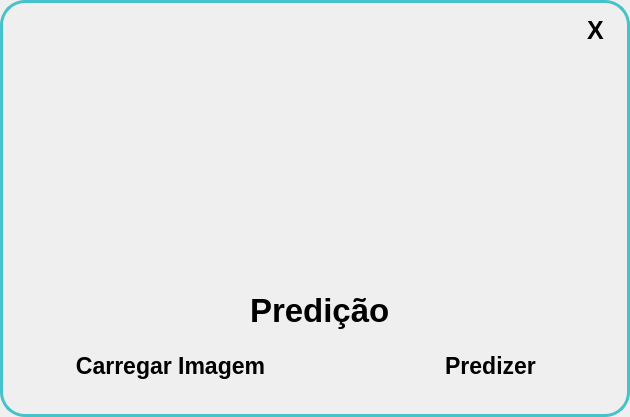
<?xml version="1.0" encoding="UTF-8"?>
<ui version="4.0">
 <class>MainWindow</class>
 <widget class="QMainWindow" name="MainWindow">
  <property name="geometry">
   <rect>
    <x>0</x>
    <y>0</y>
    <width>630</width>
    <height>417</height>
   </rect>
  </property>
  <property name="font">
   <font>
    <pointsize>9</pointsize>
   </font>
  </property>
  <property name="windowTitle">
   <string>MainWindow</string>
  </property>
  <property name="windowOpacity">
   <double>1.000000000000000</double>
  </property>
  <property name="styleSheet">
   <string notr="true"/>
  </property>
  <widget class="QWidget" name="centralwidget">
   <property name="styleSheet">
    <string notr="true">#centralwidget{
	border: 3px solid #46C2CB;
	border-radius: 25px;
	background-color: &quot;#453C67&quot;;
}

QPushButton{
	border-radius: 20px;
	background-color: &quot;#6D67E4&quot;;
	color: &quot;#46C2CB&quot;;
	font-weight: bold;
}
QPushButton:hover{
	background-color: &quot;#46C2CB&quot;;
	color: &quot;#6D67E4&quot;;
}

#Predicao{
	color: &quot;#46C2CB&quot;;
	font-weight:  bold;
}</string>
   </property>
   <widget class="QPushButton" name="CarregarImagemButton">
    <property name="geometry">
     <rect>
      <x>60</x>
      <y>340</y>
      <width>221</width>
      <height>51</height>
     </rect>
    </property>
    <property name="font">
     <font>
      <pointsize>17</pointsize>
      <weight>75</weight>
      <bold>true</bold>
     </font>
    </property>
    <property name="text">
     <string>Carregar Imagem</string>
    </property>
   </widget>
   <widget class="QPushButton" name="PredizerButton">
    <property name="geometry">
     <rect>
      <x>390</x>
      <y>340</y>
      <width>201</width>
      <height>51</height>
     </rect>
    </property>
    <property name="font">
     <font>
      <pointsize>17</pointsize>
      <weight>75</weight>
      <bold>true</bold>
     </font>
    </property>
    <property name="text">
     <string>Predizer</string>
    </property>
   </widget>
   <widget class="QLabel" name="Predicao">
    <property name="geometry">
     <rect>
      <x>250</x>
      <y>290</y>
      <width>181</width>
      <height>41</height>
     </rect>
    </property>
    <property name="font">
     <font>
      <pointsize>25</pointsize>
      <weight>75</weight>
      <bold>true</bold>
     </font>
    </property>
    <property name="text">
     <string>Predição</string>
    </property>
   </widget>
   <widget class="QLabel" name="Imagem">
    <property name="geometry">
     <rect>
      <x>130</x>
      <y>40</y>
      <width>361</width>
      <height>231</height>
     </rect>
    </property>
    <property name="text">
     <string/>
    </property>
   </widget>
   <widget class="QPushButton" name="FecharJanela">
    <property name="geometry">
     <rect>
      <x>570</x>
      <y>10</y>
      <width>51</width>
      <height>41</height>
     </rect>
    </property>
    <property name="font">
     <font>
      <pointsize>19</pointsize>
      <weight>75</weight>
      <bold>true</bold>
     </font>
    </property>
    <property name="text">
     <string>X</string>
    </property>
   </widget>
  </widget>
 </widget>
 <resources/>
 <connections/>
</ui>
